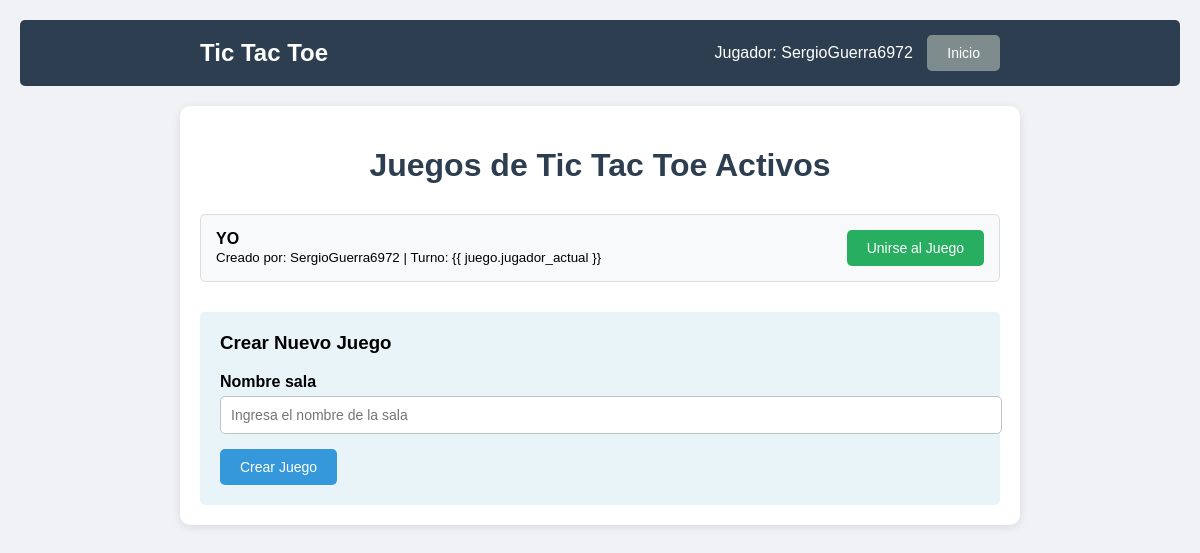
The page /games/ (signed in) on the database as committed earlier.
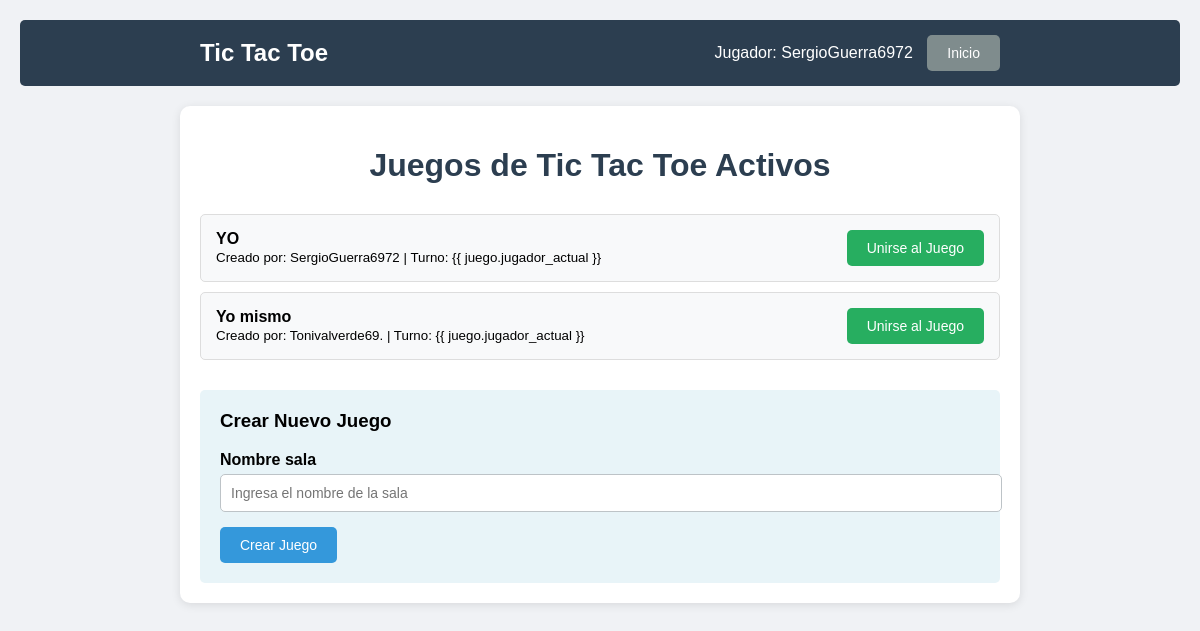
The same page on the database as committed later.
### games/models.py (models this page shows, shortened)
class Juego(models.Model):
    ESTADOS_JUEGO = [
        ('ACTIVO', 'Activo'),
        ('X_GANO', 'X Gano'),
        ('O_GANO', 'O Gano'),
        ('EMPATE', 'Empate'),
    ]
    nombre_sala = models.CharField(max_length=100, unique=True)
    propietario = models.ForeignKey(User, on_delete=models.CASCADE, related_name='juegos_como_x')
    jugador_o = models.ForeignKey(User, on_delete=models.CASCADE, null=True, blank=True, related_name='juegos_como_o')
    tablero = models.CharField(max_length=9, default=' ' * 9)
    jugador_actual = models.CharField(max_length=1, default='X')
    estado_juego = models.CharField(max_length=10, choices=ESTADOS_JUEGO, default='ACTIVO')

### games/views.py (the view)
# urls.py: path('', views.lista_juegos, name='lista_juegos'),
@login_required
def lista_juegos(request):
    juegos_activos = Juego.objects.filter(estado_juego='ACTIVO')
    if request.method == 'POST':
        formulario = JuegoForm(request.POST)
        if formulario.is_valid():
            juego = formulario.save(commit=False)
            juego.propietario = request.user
            juego.jugador_actual = 'X'
            juego.save()
            return redirect('games:detalle_juego', nombre_sala=juego.nombre_sala)
    else:
        formulario = JuegoForm()
    return render(request, 'games/lista_juegos.html', {
        'juegos_activos': juegos_activos,
        'formulario': formulario,
        'user': request.user
    })

### games/forms.py (shortened to what this page needs)
class JuegoForm(forms.ModelForm):
    class Meta:
        model = Juego
        fields = ['nombre_sala']
        widgets = {
            'nombre_sala': forms.TextInput(attrs={
                'class': 'control-formulario',
                'placeholder': 'Ingresa el nombre de la sala'
            })
        }

### games/templates/games/lista_juegos.html (shortened to what this page needs)
<!DOCTYPE html>
<html lang="es">
  <head>
  </head>
  <body>
    <div class="navegacion">
      <div class="contenido-navegacion">
        <h2 style="margin: 0; color: white">Tic Tac Toe</h2>
        <div>
          <span>Jugador: {{ user.username }}</span>
          <a
            href="{% url 'users:home' %}"
            class="boton"
            style="background: #7f8c8d; color: white; margin-left: 10px"
            >Inicio</a
          >
        </div>
      </div>
    </div>
    <div class="contenedor">
      <h1>Juegos de Tic Tac Toe Activos</h1>
      <div class="lista-juegos">
        {% if juegos_activos %} {% for juego in juegos_activos %}
        <div class="item-juego">
          <div>
            <strong>{{ juego.nombre_sala }}</strong>
            <br />
            <small
              >Creado por: {{ juego.propietario.username }} | Turno: {{
              juego.jugador_actual }}</small
            >
          </div>
          <a
            href="{% url 'games:detalle_juego' juego.nombre_sala %}"
            class="boton boton-exito"
          >
            Unirse al Juego
          </a>
        </div>
        {% endfor %} {% else %}
        <p style="text-align: center; color: #7f8c8d">
          No hay juegos activos. ¡Crea el primero!
        </p>
        {% endif %}
      </div>
      <div class="formulario-crear">
        <h3 style="margin-top: 0">Crear Nuevo Juego</h3>
        <form method="post">
          {% for field in formulario %}
          <div class="grupo-formulario">
            <label
              for="{{ field.id_for_label }}"
              style="display: block; margin-bottom: 5px; font-weight: bold"
            >
              {{ field.label }}
            </label>
            {{ field }}
          </div>
          {% endfor %}
          <button type="submit" class="boton boton-primario">
            Crear Juego
          </button>
        </form>
      </div>
    </div>
  </body>
</html>

Rows that differ between the two databases and show on the page:
added Juego: nombre_sala "Yo mismo", propietario.username "Tonivalverde69."
